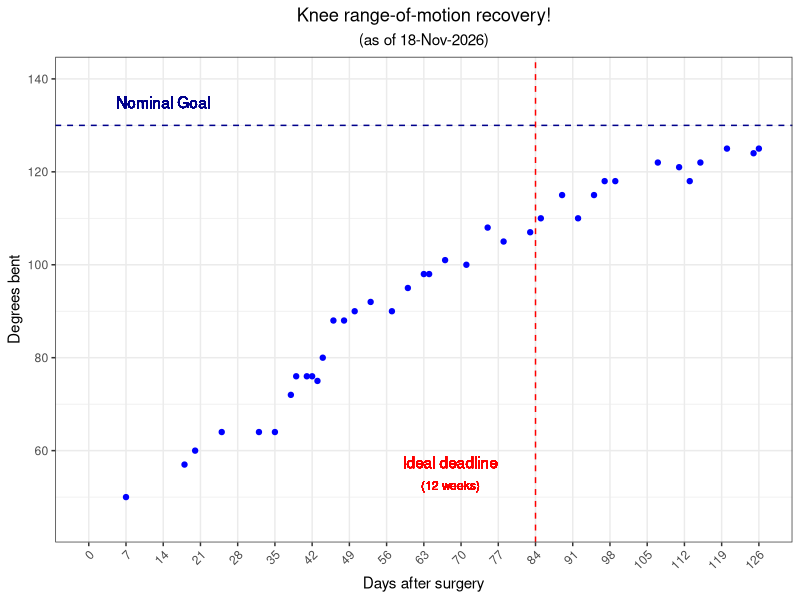
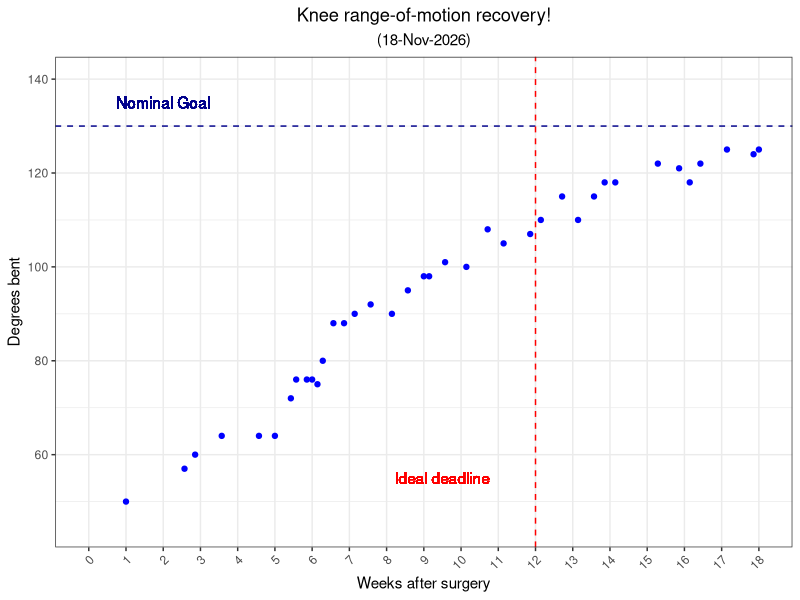
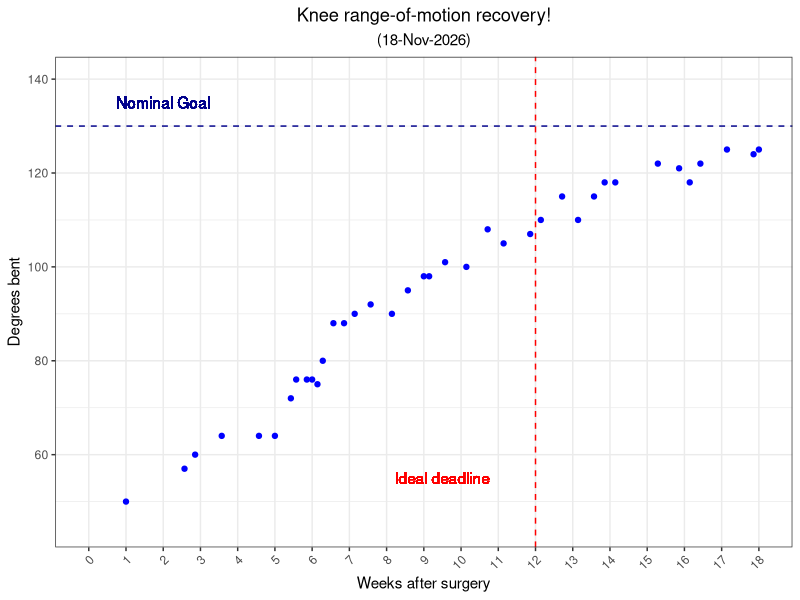

Write the R code that produced these figures, in order.
library(tidyverse)

df <- read.table("knee-range-of-motion.tsv", sep = "\t", header = TRUE)

curr_date <- format(Sys.time(), "%d-%b-%Y")

## plotting with days on X axis
max_day_for_plot <- ceiling(df[2] %>% max() / 7) * 7

plot_days <- ggplot(df, aes(x = Days.after.surgery, y = Degrees.bent)) + geom_point(color = "blue") +
    labs(y = "Degrees bent", x = "Days after surgery", title = "Knee range-of-motion recovery!",
         subtitle = paste0("(as of ", curr_date, ")")) +
    ylim(45,140) +
    scale_x_continuous(breaks=seq(0,max_day_for_plot,7), limits = c(0,max_day_for_plot), minor_breaks = NULL) +
    geom_hline(yintercept = 130, linetype = "dashed", color = "darkblue") +
    geom_text(x = 14, y = 135, label = "Nominal Goal", color = "darkblue") +
    geom_vline(xintercept = 84, linetype = "dashed", color = "red") +
    geom_text(x = 68, y = 57.5, label = "Ideal deadline", color = "red") +
    geom_text(x = 68, y = 52.5, label = "(12 weeks)", color = "red", size = 3) +
    theme_bw() +
    theme(plot.title = element_text(hjust = 0.5), plot.subtitle = element_text(hjust = 0.5)) +
    theme(axis.text.x = element_text(angle = 45, hjust = 1, vjust = 1))


## plotting with weeks on X axis
num_total_weeks <- ceiling(df[2] %>% max() / 7)

plot_weeks <- ggplot(df, aes(x = Days.after.surgery / 7, y = Degrees.bent)) + geom_point(color = "blue") +
    labs(y = "Degrees bent", x = "Weeks after surgery", title = "Knee range-of-motion recovery!",
         subtitle = paste0("(", curr_date, ")")) +
    ylim(45,140) +
    scale_x_continuous(breaks=seq(0, num_total_weeks, 1), limits = c(0, num_total_weeks), minor_breaks = NULL) +
    geom_hline(yintercept = 130, linetype = "dashed", color = "darkblue") +
    geom_text(x = 2, y = 135, label = "Nominal Goal", color = "darkblue") +
    geom_vline(xintercept = 12, linetype = "dashed", color = "red") +
    geom_text(x = 9.5, y = 55, label = "Ideal deadline", color = "red") +
    theme_bw() +
    theme(plot.title = element_text(hjust = 0.5), plot.subtitle = element_text(hjust = 0.5)) +
    theme(axis.text.x = element_text(angle = 45, hjust = 1, vjust = 1))

# writing out pdfs
pdf(paste0(curr_date, "-knee-ROM-progress-days.pdf"), width = 5, height = 4)
plot_days
dev.off()

pdf(paste0(curr_date, "-knee-ROM-progress-weeks.pdf"), width = 5, height = 4)
plot_weeks
dev.off()

png(paste0("latest-knee-ROM-progress-weeks-plot.png"), units = "in", res = 144, width = 5, height = 4)
plot_weeks
dev.off()
